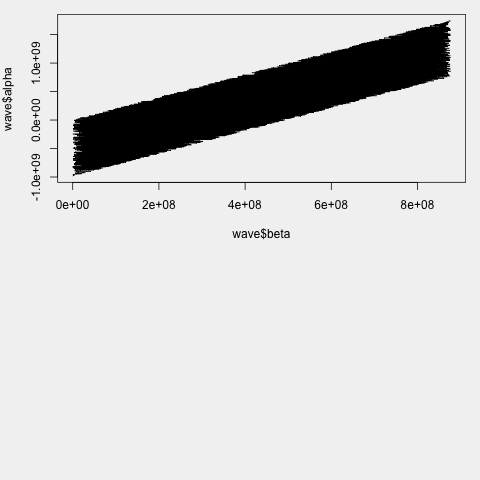

Write R code to recreate this figure.
png(file="a1.png")
par(bg="grey95", mar=c(4,4,1,1), mfrow=c(2,1))
wave <- read.table("a1.dat", header = TRUE)
plot(wave$alpha ~ wave$beta, type="l")
dev.off()
